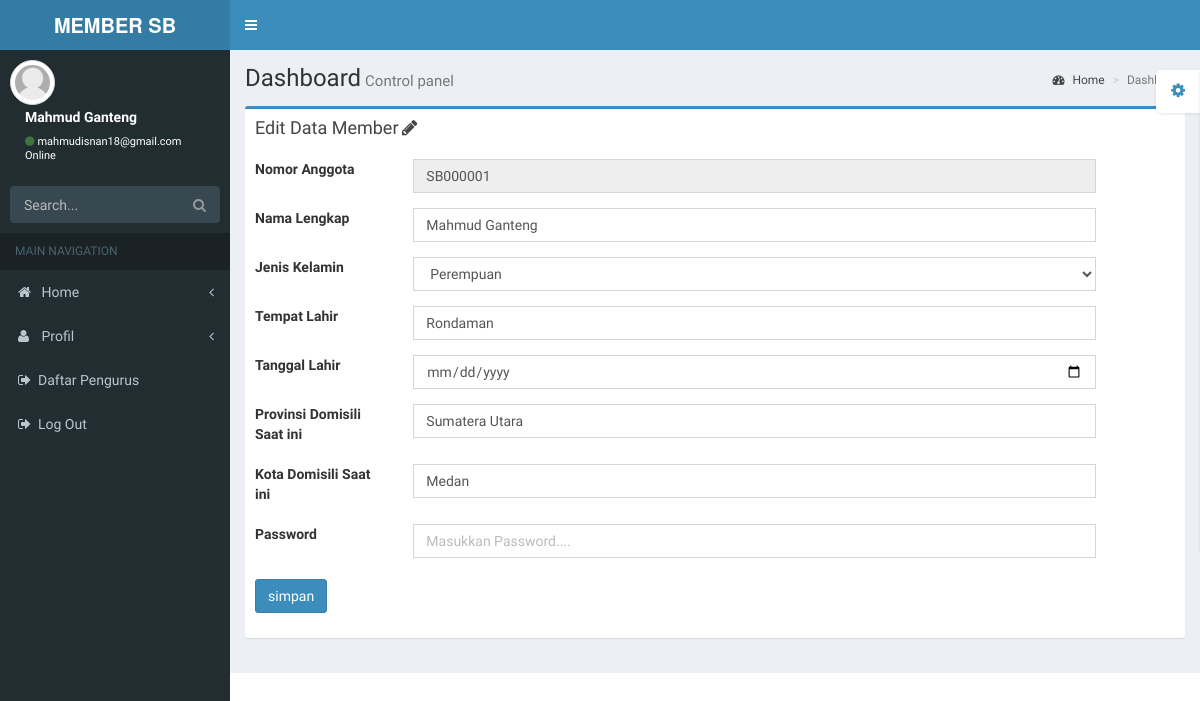
The app's page /application/index.php?tampil=update_member&id=SB000001 (signed in) with its own data.
### tables this page shows
CREATE TABLE `tabel_member` (
  `no_anggota` varchar(50) NOT NULL,
  `nama_lengkap` varchar(30) NOT NULL,
  `jenis_kelamin` enum('Laki-laki','Perempuan') NOT NULL,
  `tempat_lahir` text NOT NULL,
  `tanggal_lahir` date NOT NULL,
  `provinsi` varchar(30) NOT NULL,
  `kota` varchar(30) NOT NULL,
  `no_hp` varchar(15) NOT NULL,
  `email` varchar(30) NOT NULL,
  `password` text NOT NULL,
  `instagram` varchar(40) NOT NULL,
  `status_pendidikan` varchar(30) NOT NULL,
  `kelas` varchar(30) NOT NULL,
  `pengurus_pusat` enum('Ya','Tidak') NOT NULL,
  `tahun_menjabat` varchar(4) NOT NULL,
  `jabatan` varchar(30) NOT NULL,
  `pengurus_chapter` enum('Ya','Tidak') NOT NULL,
  `nama_chapter` varchar(30) NOT NULL,
  `chapter_tahun_menjabat` text NOT NULL,
  `chapter_jabatan` varchar(30) NOT NULL,
  `cv` text NOT NULL,
  `foto_profil` text
);

### application/data/tabel_member/update_member.php (the view, shortened to what this page needs)
<link type="text/css" rel="stylesheet" href="assets/development-bundle/themes/ui-lightness/ui.all.css" />
<?php
	$tampil = mysqli_query($link, "SELECT * FROM tabel_member WHERE no_anggota='$_GET[id]'") or die(mysqli_error($link));
	$data  	= mysqli_fetch_array($tampil);
?>
<div class="row">
<div class="col-md-12">
              <div class="box box-primary">
                <div class="box-header">
                  <h3 class="box-title">Edit Data Member</h3> <span class="fa fa-pencil"></span>
                </div>
              <div class="box-body">
              <form name="tambah" method="post" action="" enctype="multipart/form-data" class="form-horizontal">
            		<div class="form-group">
                <label class="label-control col-md-2">Nomor Anggota</label>
                <div class="col-md-9"> <input type="text" class="form-control" value="<?php echo $data['no_anggota']; ?>" placeholder="Isikan Nomor Anggota.." name="noAnggota" size="50" readonly ></div>
                </div>
                <div class="form-group">
                <label class="label-control col-md-2">Nama Lengkap</label>
                <div class="col-md-9"> <input type="text" class="form-control" value="<?php echo $data['nama_lengkap']; ?>" placeholder="Isikan Nama Anggota.." name="nama_lengkap" size="50" required ></div>
                </div>
                <div class="form-group">
                <label class=" label-control col-md-2">Jenis Kelamin</label>
                <div class="col-md-9">
                    <select name="jenis_kelamin" class="form-control" id="f">
                      <option><?php echo $data['jenis_kelamin'];?></option>
                    </select>
                </div>
                </div>
                <div class="form-group">
                <label class="label-control col-md-2">Tempat Lahir</label>
                <div class="col-md-9"> <input type="text" class="form-control" value="<?php echo $data['tempat_lahir']; ?>" placeholder="Isikan Tempat Lahir.." name="tempatLahir" size="50" required></div>
                </div>
                <div class="form-group">
                <label class="label-control col-md-2">Tanggal Lahir</label>
                <div class="col-md-9"> <input type="date" class="form-control" name="tanggalLahir" size="50" required/>
                </div>
                </div>
                <div class="form-group">
                <label class="label-control col-md-2">Provinsi Domisili Saat ini</label>
                <div class="col-md-9"> <input type="text" class="form-control" value="<?php echo $data['provinsi']; ?>" placeholder="Isikan Provinsi Domisili Saat ini.." name="provinsi" size="50" required ></div>
                </div>
                <div class="form-group">
                <label class="label-control col-md-2">Kota Domisili Saat ini</label>
                <div class="col-md-9"> <input type="text" class="form-control" value="<?php echo $data['kota']; ?>" placeholder="Isikan Kota Domisili Saat ini.." name="kota" size="50" required ></div>
                </div>
                <div class="form-group">
                <label class="label-control col-md-2">Password</label>
                <div class="col-md-9"> <input type="password" class="form-control" placeholder="Masukkan Password...." name="password" size="50" required ></div>
                </div>
            		<div class="form-group">
            			<label class="label-control col-md-2"></label>
            			<div class="col-md-12"> <input type="submit" name="tambah" value="simpan" class="btn btn-primary"></div>
            		</div>
              </form>
                <div class="form-group">
                <div class="col-md-12">
                </div>
              </div>
            </div>
            </div>
</div>
</div>
</div>

### application/index.php (shortened to what this page needs)
<?php
include "../lib/koneksi.php";
$email=$_SESSION['email'];
$mysql=mysqli_query($link,"select * from tabel_member where email='$email'")or die(mysqli_error($link));
$data=mysqli_fetch_array($mysql);
$nama=$data['nama_lengkap'];
?>
<!DOCTYPE html>
<html>
  <head>
      <link href="assets/plugins/datatables/dataTables.bootstrap.css" rel="stylesheet" type="text/css" />
         <link href="assets/plugins/timepicker/bootstrap-timepicker.min.css" rel="stylesheet"/>
    <link href="assets/bootstrap/css/bootstrap.min.css" rel="stylesheet" type="text/css" />
    <link href="assets/font-awesome-4.3.0/css/font-awesome.min.css" rel="stylesheet" type="text/css" />
    <link href="assets/ionicons-2.0.1/css/ionicons.min.css" rel="stylesheet" type="text/css" />
    <link href="assets/dist/css/AdminLTE.min.css" rel="stylesheet" type="text/css" />
    <link href="assets/dist/css/skins/_all-skins.min.css" rel="stylesheet" type="text/css" />
    <link href="assets/plugins/iCheck/flat/blue.css" rel="stylesheet" type="text/css" />
    <link href="assets/plugins/morris/morris.css" rel="stylesheet" type="text/css" />
    <link href="assets/plugins/jvectormap/jquery-jvectormap-1.2.2.css" rel="stylesheet" type="text/css" />
    <link href="assets/plugins/bootstrap-wysihtml5/bootstrap3-wysihtml5.min.css" rel="stylesheet" type="text/css" />
  </head>
  <body class="skin-blue">
  <div class="wrapper">
  <div class="main-header">
     <a href="index2.html" class="logo"><b>MEMBER SB</b></a>
     <nav class="navbar navbar-static-top" role="navigation">
     <a href="#" class="sidebar-toggle" data-toggle="offcanvas" role="button"><span class="sr-only">Toggle navigation</span></a>
  </div>
        <aside class="main-sidebar">
        <section class="sidebar">
            <div class="user-panel">
            <div class="pull-left image">
              <img src="assets/foto_profil/avatar.jpg" class="img-circle img-thumbnail" alt="User Image" />
            </div>
         <div class="pull-left info"> <p><?php echo $nama?></p>
         <a href="#"><i class="fa fa-circle text-success"></i><?php echo $email?><br> Online</a>
         </div>
         </div>
          <form action="#" method="get" class="sidebar-form">
            <div class="input-group">
              <input type="text" name="q" class="form-control" placeholder="Search..."/>
              <span class="input-group-btn">
                <button type='submit' name='search' id='search-btn' class="btn btn-flat"><i class="fa fa-search"></i></button>
              </span>
            </div>
          </form>
         <?php include "sidebar.php";?>
          </aside>
          <div class="content-wrapper">
          <section class="content-header">
          <h1>Dashboard<small>Control panel</small></h1>
          <ol class="breadcrumb">
          <li><a href="#"><i class="fa fa-dashboard"></i> Home</a></li>
          <li class="active">Dashboard</li>
          </ol>
          </section>
          <section class="content">
        <?php
        include "content.php";
        ?>
          </div>
  </body>
</html>

### records on screen
tabel_member: nama_lengkap "Mahmud Ganteng", noAnggota "SB000001", jenis_kelamin "Perempuan", tempatLahir "Rondaman", provinsi "Sumatera Utara", kota "Medan"

### other values on screen
$email "mahmudisnan18@gmail.com"
